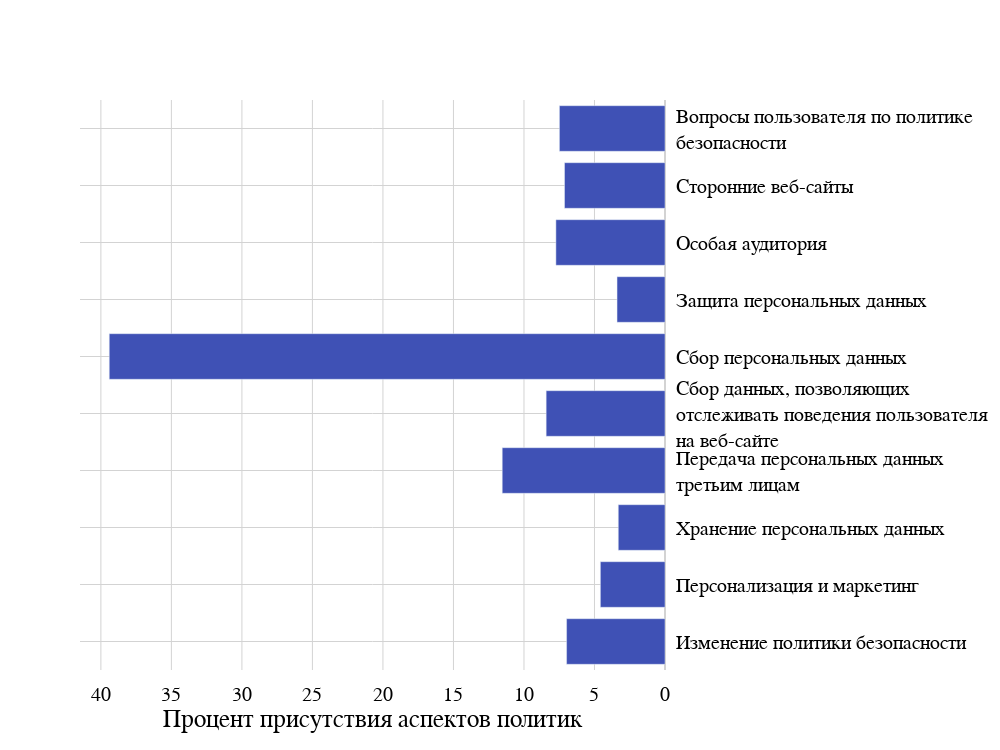

Write notebook code for a chart like this one.
### Code cell
import plotly.graph_objects as go

from config import COLORS_B, COLORS_D


fig = go.Figure()

fig.add_trace(
    go.Bar(
        x=list(reversed(scores)), y=list(reversed(names)),
        orientation='h'))

fig.update_layout(
    font=dict(family='Times New Roman', size=20, color='black'),
    plot_bgcolor='rgba(0, 0, 0, 0)',
    yaxis={'side': 'right'},
    margin=dict(pad=10),
    height=75*len(names),
    width=1000)

fig.update_xaxes(
    title=dict(
        font=dict(family='Times New Roman', size=25, color='black'),
        text='Процент присутствия аспектов политик'), 
    zerolinecolor='lightgrey',
    gridcolor='lightgrey',
    autorange="reversed",
    showgrid=True, 
    tickangle=0,
    ticklen=10)

fig.update_yaxes(
    title=dict(
        font=dict(family='Times New Roman', size=25, color='black')), 
    zerolinecolor='lightgrey',
    gridcolor='lightgrey',
    showgrid=True, 
    tickangle=0, 
    ticklen=10)

fig.update_traces(marker_color=[COLORS_D[4]]*16)

fig

### Figure 1 — Plotly figure (JSON) as saved in the notebook; plotly's stock layout.template omitted (floating-point values rounded to 4 significant figures)
{"data": [{"marker": {"color": ["rgba(63, 81, 181, 1.0)", "rgba(63, 81, 181, 1.0)", "rgba(63, 81, 181, 1.0)", "rgba(63, 81, 181, 1.0)", "rgba(63, 81, 181, 1.0)", "rgba(63, 81, 181, 1.0)", "rgba(63, 81, 181, 1.0)", "rgba(63, 81, 181, 1.0)", "rgba(63, 81, 181, 1.0)", "rgba(63, 81, 181, 1.0)", "rgba(63, 81, 181, 1.0)", "rgba(63, 81, 181, 1.0)", "rgba(63, 81, 181, 1.0)", "rgba(63, 81, 181, 1.0)", "rgba(63, 81, 181, 1.0)", "rgba(63, 81, 181, 1.0)"]}, "orientation": "h", "type": "bar", "x": [6.979, 4.583, 3.313, 11.54, 8.427, 39.41, 3.402, 7.736, 7.125, 7.487], "y": ["Изменение политики безопасности", "Персонализация и маркетинг", "Хранение персональных данных", "Передача персональных данных<br>третьим лицам", "Сбор данных, позволяющих<br>отслеживать поведения пользователя<br>на веб-сайте", "Сбор персональных данных", "Защита персональных данных", "Особая аудитория", "Сторонние веб-сайты", "Вопросы пользователя по политике<br>безопасности"]}], "layout": {"font": {"color": "black", "family": "Times New Roman", "size": 20}, "height": 750, "margin": {"pad": 10}, "plot_bgcolor": "rgba(0, 0, 0, 0)", "width": 1000, "xaxis": {"autorange": "reversed", "gridcolor": "lightgrey", "showgrid": true, "tickangle": 0, "ticklen": 10, "title": {"font": {"color": "black", "family": "Times New Roman", "size": 25}, "text": "Процент присутствия аспектов политик"}, "zerolinecolor": "lightgrey"}, "yaxis": {"gridcolor": "lightgrey", "showgrid": true, "side": "right", "tickangle": 0, "ticklen": 10, "title": {"font": {"color": "black", "family": "Times New Roman", "size": 25}}, "zerolinecolor": "lightgrey"}}}
